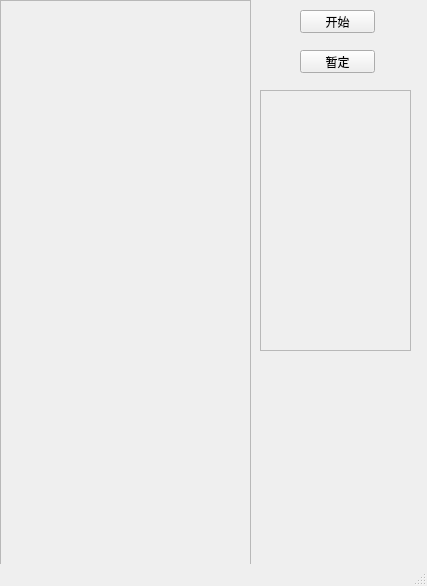
<?xml version="1.0" encoding="UTF-8"?>
<ui version="4.0">
 <class>MainWindow</class>
 <widget class="QMainWindow" name="MainWindow">
  <property name="geometry">
   <rect>
    <x>0</x>
    <y>0</y>
    <width>427</width>
    <height>586</height>
   </rect>
  </property>
  <property name="windowTitle">
   <string>MainWindow</string>
  </property>
  <widget class="QWidget" name="centralwidget">
   <widget class="QPushButton" name="startButton">
    <property name="geometry">
     <rect>
      <x>300</x>
      <y>10</y>
      <width>75</width>
      <height>23</height>
     </rect>
    </property>
    <property name="text">
     <string>开始</string>
    </property>
   </widget>
   <widget class="QPushButton" name="pauseButton">
    <property name="geometry">
     <rect>
      <x>300</x>
      <y>50</y>
      <width>75</width>
      <height>23</height>
     </rect>
    </property>
    <property name="text">
     <string>暂定</string>
    </property>
   </widget>
   <widget class="QFrame" name="frame">
    <property name="geometry">
     <rect>
      <x>0</x>
      <y>0</y>
      <width>251</width>
      <height>571</height>
     </rect>
    </property>
    <property name="frameShape">
     <enum>QFrame::StyledPanel</enum>
    </property>
    <property name="frameShadow">
     <enum>QFrame::Raised</enum>
    </property>
   </widget>
   <widget class="QFrame" name="score_panel">
    <property name="geometry">
     <rect>
      <x>260</x>
      <y>90</y>
      <width>151</width>
      <height>261</height>
     </rect>
    </property>
    <property name="frameShape">
     <enum>QFrame::StyledPanel</enum>
    </property>
    <property name="frameShadow">
     <enum>QFrame::Raised</enum>
    </property>
   </widget>
  </widget>
  <widget class="QMenuBar" name="menubar">
   <property name="geometry">
    <rect>
     <x>0</x>
     <y>0</y>
     <width>427</width>
     <height>23</height>
    </rect>
   </property>
  </widget>
  <widget class="QStatusBar" name="statusbar"/>
 </widget>
 <resources/>
 <connections/>
</ui>
